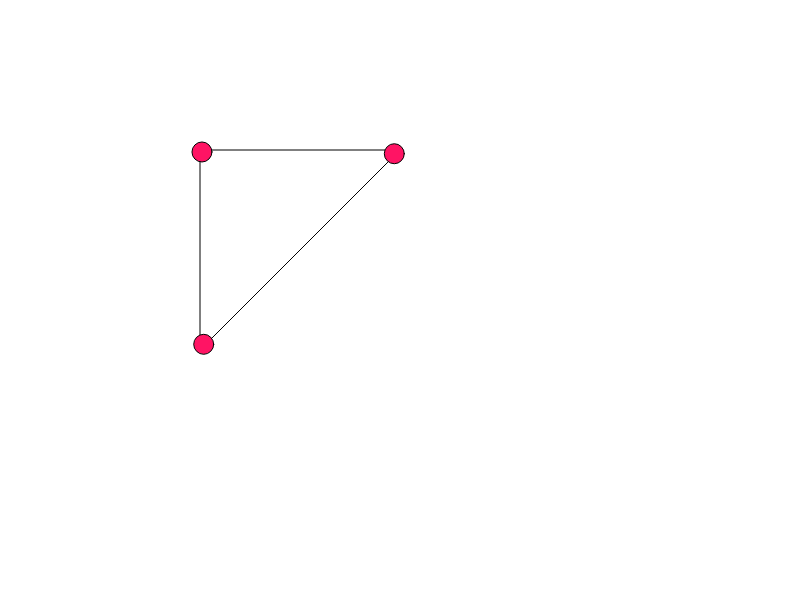
Frame 1 (no input)
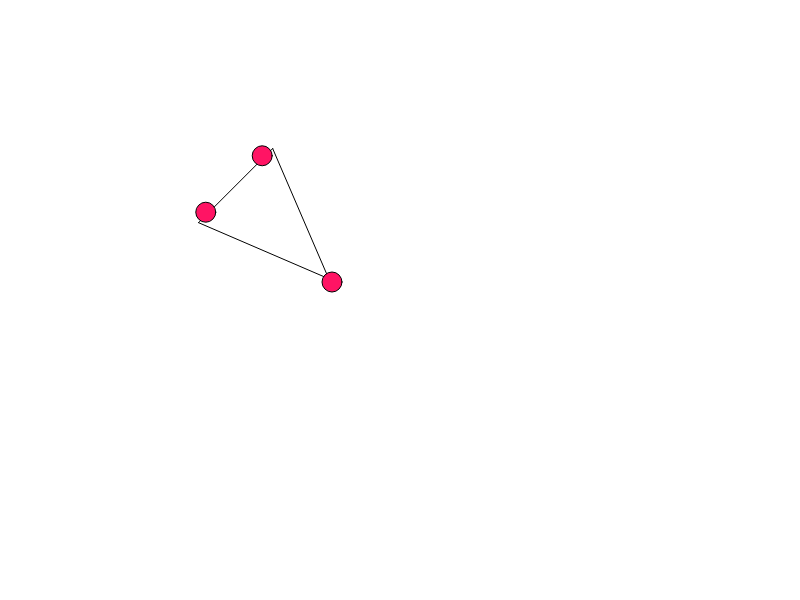
Frame 60 (no input)
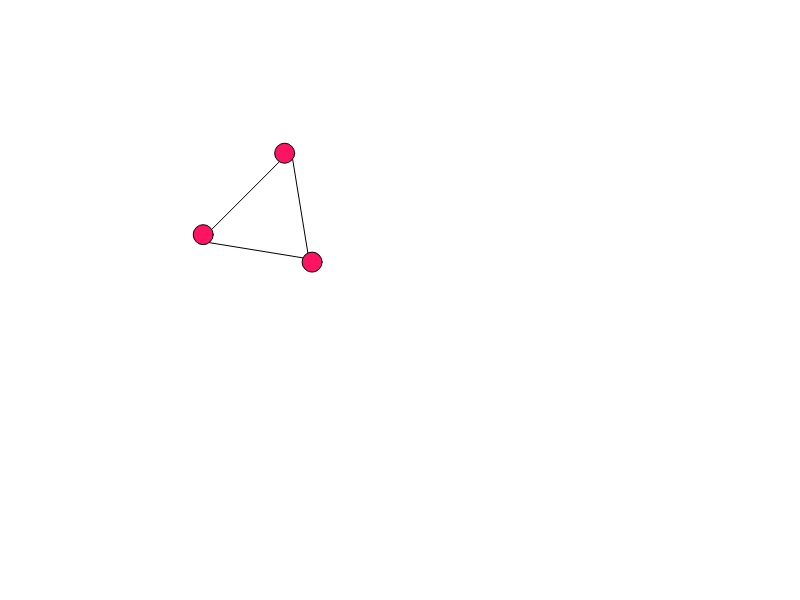
Frame 120 (the mouse pressed at the canvas centre since frame 60)

The p5.js sketch that drew these frames (run headless with seeded random() and noise() and a simulated clock; from frame 60 on, the mouse is pressed at the canvas centre):

// p5.js sketch
// ── sketch.js
class Ball{
  constructor(p, v, a, m_){
    this.position = p
    this.vel = v;
    this.accel = a;
    this.m = m_;
  }
  applyForce(f){
    this.accel.add(f);
  }
  update(){
    this.vel.add(this.accel);
    this.vel.mult(0.99);
    this.position.add(this.vel);
    this.accel.set(0,0);
  }
  display(){
    ellipse(this.position.x, this.position.y, 20, 20);
  }
}
class spring{
  constructor(a, b, l, k){
    this.a = a;
    this.b = b;
    this.length = l;
    this.k = k;
  }

  connect(){
    var force = p5.Vector.sub(this.a.position, this.b.position);
    var stretch = force.mag();
    stretch = this.length-stretch;
    stretch = stretch*this.k;
    force.normalize();
    force.mult(stretch);
    this.a.applyForce(force);
    this.b.applyForce(force.mult(-1));
  }

}

var a, b, c;
var s1,s2,s3;
function setup(){
  createCanvas(800, 600);
  b = new Ball(createVector(400, 150), createVector(0, 0), createVector(0, 0), 20);
  a = new Ball(createVector(200, 150), createVector(0, 0), createVector(0, 0), 20)
  c = new Ball(createVector(200, 350), createVector(0, 0), createVector(0, 0), 20)
  s1 = new spring(a, b, 150, 0.04);
  s2 = new spring(a, c, 150, 0.04);
  s3 = new spring(b, c, 150, 0.04);

  fill(255, 20, 100);

}

function draw(){
  background(255);
  if(mouseIsPressed){
    var d = dist(mouseX, mouseY, b.position.x, b.position.y);
    if (d < 20)
       b.position.set(mouseX, mouseY);
    var d = dist(mouseX, mouseY, a.position.x, a.position.y);
       if (d < 20)
          a.position.set(mouseX, mouseY);
  }
    s1.connect();
    s2.connect();
    s3.connect();

    line(a.position.x, a.position.y, b.position.x, b.position.y);
    line(a.position.x, a.position.y, c.position.x, c.position.y);
    line(c.position.x, c.position.y, b.position.x, b.position.y);
    a.update();
    a.display();
    b.update();
    b.display();
    c.update();
    c.display();

}
